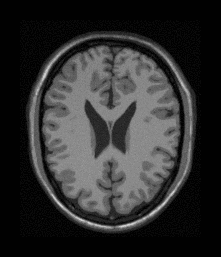
#> input picture images/BrainT1.bmp, 221 x 257 px
$ python -i morphological_multiscale.py   (imports and definitions only)
#> lines starting #> are read from the running program, lines starting #| are printed output that depends on the picture
#> further down, picture is the input picture: shape (257, 221); min 1, max 210, mean 47
#!/usr/bin/env python3
"""
TP 13 - Morphological Multiscale Decomposition
Implementation of scale-space decomposition using morphological operators.

This module implements:
- Morphological multiscale decomposition with dilation/erosion
- Kramer and Bruckner multiscale filter
- Scale-space analysis without sampling changes

Author: TP13 Implementation
Date: 2024
"""

import numpy as np
import matplotlib.pyplot as plt
from skimage import morphology
from skimage.morphology import disk, square, diamond, dilation, erosion
from scipy import ndimage
import warnings

from config import *

class MorphologicalDecomposition:
    """
    Implementation of morphological multiscale decomposition.

    This class provides methods for:
    - Scale-space decomposition using morphological operators
    - Kramer-Bruckner filter implementation
    - Multi-scale analysis with different structuring elements
    """

    def __init__(self, structuring_element=None, se_type=DEFAULT_SE_TYPE,
                 radius=DEFAULT_SE_RADIUS):
        """
        Initialize the morphological decomposition.

        Args:
            structuring_element (np.ndarray): Custom structuring element
            se_type (str): Type of structuring element ('disk', 'square', 'diamond')
            radius (int): Radius of the structuring element
        """
        if structuring_element is not None:
            self.structuring_element = structuring_element
        else:
            self.structuring_element = self._create_structuring_element(se_type, radius)

        self.se_type = se_type
        self.radius = radius
        self.scale_space = []

    def _create_structuring_element(self, se_type, radius):
        """
        Create a structuring element of specified type and radius.

        Args:
            se_type (str): Type of structuring element
            radius (int): Radius of the structuring element

        Returns:
            np.ndarray: Structuring element
        """
        if se_type == 'disk':
            return disk(radius)
        elif se_type == 'square':
            return square(2 * radius + 1)
        elif se_type == 'diamond':
            return diamond(radius)
        else:
            raise ValueError(f"Unknown structuring element type: {se_type}")

    def decompose(self, image, levels=DEFAULT_MORPHOLOGICAL_LEVELS,
                  increasing_radius=True):
        """
        Perform morphological multiscale decomposition.

        Build scale-space decomposition with morphological operators.
        The resulting images will have the same size as the original.

        Args:
            image (np.ndarray): Input image
            levels (int): Number of decomposition levels
            increasing_radius (bool): Whether to increase radius at each level

        Returns:
            list: Scale-space decomposition (list of images)
        """
#> called with levels = 5, increasing_radius = True
        # Ensure image is float and normalized
        if image.dtype != IMAGE_DTYPE:
            image = image.astype(IMAGE_DTYPE)

        if NORMALIZE_INPUT:
            image = image / np.max(image) if np.max(image) > 0 else image

        # Initialize scale space
        self.scale_space = [image.copy()]
        current_image = image.copy()

        if VERBOSE:
            print(f"Starting morphological decomposition with {levels} levels")
            print(f"Structuring element: {self.se_type} (radius {self.radius})")
            print(f"Original image shape: {image.shape}")
#| Original image shape: (257, 221)

        # Build scale space
        for level in range(levels):
            if VERBOSE:
                print(f"Processing level {level + 1}/{levels}")

            # Create structuring element for this level
            if increasing_radius:
                current_radius = self.radius * (level + 1)
                se = self._create_structuring_element(self.se_type, current_radius)
            else:
                se = self.structuring_element

            # Apply morphological opening (erosion followed by dilation)
            eroded = erosion(current_image, se)
            opened = dilation(eroded, se)

            # Store the result
            self.scale_space.append(opened)
            current_image = opened

            if VERBOSE:
                print(f"  Level {level + 1}: SE radius {current_radius if increasing_radius else self.radius}")
#> this loop made 5 passes
#> pass 1, in decompose, `eroded = erosion(current_image, se)`:
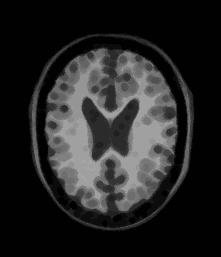
#> eroded: shape (257, 221) float64; min 0.00476, max 0.657, mean 0.146
#> pass 1, in decompose, `opened = dilation(eroded, se)`:
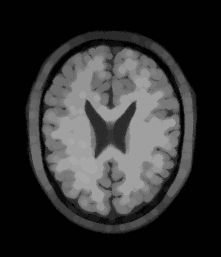
#> opened: shape (257, 221) float64; min 0.00476, max 0.657, mean 0.197
#> after the loop:
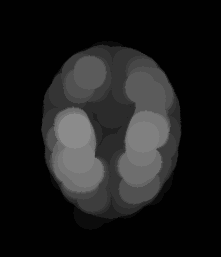
#> current_image: shape (257, 221) float64; min 0.00476, max 0.548, mean 0.111
#> after the loop:
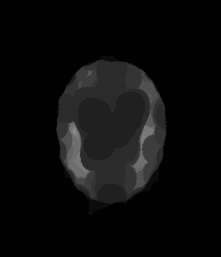
#> eroded: shape (257, 221) float64; min 0.00476, max 0.548, mean 0.0476
#> after the loop, self.scale_space = 6 items

        if VERBOSE:
            print("Morphological decomposition completed")
            print(f"Scale space levels: {len(self.scale_space)}")
#| Scale space levels: 6

        return self.scale_space

    def decompose_with_closing(self, image, levels=DEFAULT_MORPHOLOGICAL_LEVELS):
        """
        Perform morphological decomposition using both opening and closing.

        Args:
            image (np.ndarray): Input image
            levels (int): Number of decomposition levels

        Returns:
            tuple: (opening_scale_space, closing_scale_space)
        """
        # Opening scale space
        opening_space = self.decompose(image, levels)
#> opening_space = 6 items

        # Closing scale space
        closing_space = [image.copy()]
        current_image = image.copy()

        for level in range(levels):
            current_radius = self.radius * (level + 1)
            se = self._create_structuring_element(self.se_type, current_radius)

            # Apply morphological closing (dilation followed by erosion)
            dilated = dilation(current_image, se)
            closed = erosion(dilated, se)

            closing_space.append(closed)
            current_image = closed
#> this loop made 5 passes
#> pass 1, in decompose_with_closing, `dilated = dilation(current_image, se)`:
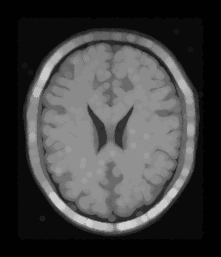
#> dilated: shape (257, 221); min 1, max 210, mean 65.2
#> after the loop:
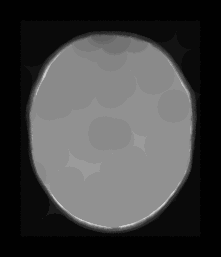
#> current_image: shape (257, 221); min 1, max 210, mean 67.8
#> after the loop:
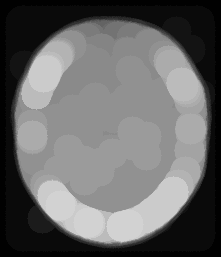
#> dilated: shape (257, 221); min 1, max 210, mean 103.2
#> after the loop, closing_space = 6 items

        return opening_space, closing_space

    # [119 lines left out: functions kramer_bruckner_filter, compute_residues, analyze_scale_space, not called in this run]

class AdvancedMorphologicalFilters:
    """
    Advanced morphological filters for multiscale analysis.
    """

    # [93 lines left out: functions alternating_sequential_filter, morphological_gradient, top_hat_transform, create_multiscale_structuring_elements, not called in this run]

>>> import cv2
>>> picture = cv2.imread('../images/BrainT1.bmp', cv2.IMREAD_GRAYSCALE)
>>> result = MorphologicalDecomposition().decompose_with_closing(picture)

$ run again, on images/brain2.bmp
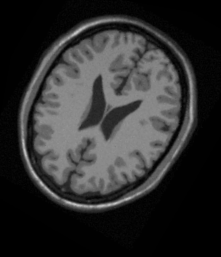
#> input picture images/brain2.bmp, 221 x 257 px
#> picture is the input picture: shape (257, 221); min 0, max 197, mean 46.4
#| Original image shape: (257, 221)
#> after the loop in decompose, `for level in range(levels):`:
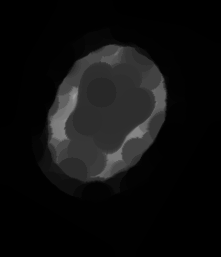
#> eroded: shape (257, 221) float64; min 0, max 0.619, mean 0.058
#> after the loop in decompose, `for level in range(levels):`: self.scale_space = 6 items
#| Scale space levels: 6
#> after the loop in decompose_with_closing, `for level in range(levels):`:
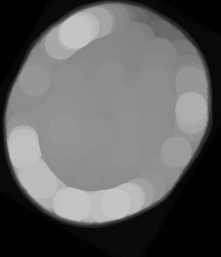
#> dilated: shape (257, 221); min 0, max 197, mean 95.7
